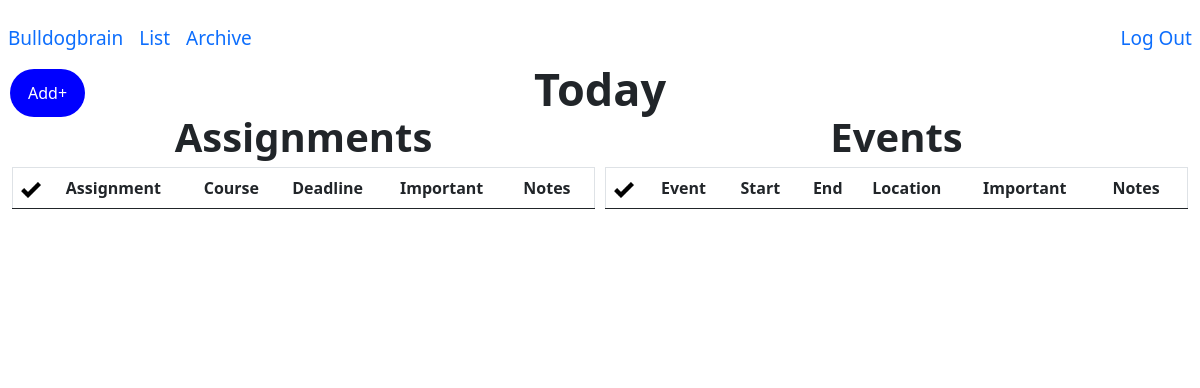
Page /urgent (signed in) on the earlier database version.
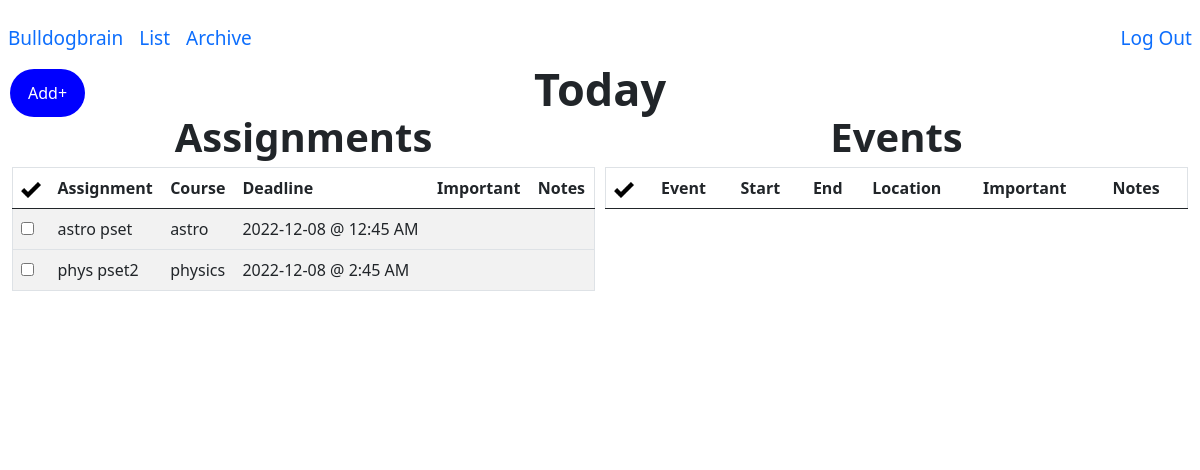
Same page on the later database version.
### tables this page shows
CREATE TABLE "assignments"(
    'id' INTEGER PRIMARY KEY AUTOINCREMENT NOT NULL, 
    'title' TEXT, 
    'course' TEXT, 
    'deadline' TEXT, 
    'importance' INTEGER, 
    'notes' TEXT, 
    'user_id' INTEGER, 'completed' INTEGER NOT NULL DEFAULT '0' CHECK (completed IN (0, 1)),
    FOREIGN KEY (user_id)
    REFERENCES users (id));

### app.py (the view)
@app.route("/urgent", methods=["GET", "POST"])
@login_required
def dayChronoligical():
    assignments = db.execute(
            "SELECT id, title, course, date(deadline) as date, CASE WHEN StrFTime('%H', deadline) % 12 = 0 THEN 12 ELSE StrFTime('%H', deadline) % 12 END || ':' || StrFTime('%M', deadline) || ' ' || CASE WHEN CAST(StrFTime('%H', deadline) AS INTEGER) > 12 THEN 'PM' ELSE 'AM' END 'time', importance, notes FROM assignments WHERE user_id = ? AND completed != 1 AND date(deadline) = date('now') ORDER BY deadline ASC", session["user_id"])
    events = db.execute(
            "SELECT event_id, title, location, start_date, CASE WHEN StrFTime('%H', start_time) % 12 = 0 THEN 12 ELSE StrFTime('%H', start_time) % 12 END || ':' || StrFTime('%M', start_time) || ' ' || CASE WHEN CAST(StrFTime('%H', start_time) AS INTEGER) > 12 THEN 'PM' ELSE 'AM' END 'start_time', end_date, CASE WHEN StrFTime('%H', end_time) % 12 = 0 THEN 12 ELSE StrFTime('%H', end_time) % 12 END || ':' || StrFTime('%M', end_time) || ' ' || CASE WHEN CAST(StrFTime('%H', end_time) AS INTEGER) > 12 THEN 'PM' ELSE 'AM' END 'end_time', importance, notes FROM events WHERE user_id = ? AND completed != 1 AND end_date = date('now') ORDER BY start_date ASC, start_time ASC", session["user_id"])
    if request.method == "POST":
        assignment_id = request.form.get("assignment_id")
        db.execute("UPDATE assignments SET completed = '1' WHERE id = ?", assignment_id)
        event_id = request.form.get("event_id")
        db.execute("UPDATE events SET completed = '1' WHERE event_id = ?", event_id)
        return redirect("/urgent")
    else:
        return render_template("/dayChronoligical.html", assignments=assignments, events=events)

### app.py (called while the page is built)
@app.after_request
def after_request(response):
    response.headers["Cache-Control"] = "no-cache, no-store, must-revalidate"
    response.headers["Expires"] = 0
    response.headers["Pragma"] = "no-cache"
    return response

### helpers.py (called while the page is built)
def login_required(f):
    @wraps(f)
    def decorated_function(*args, **kwargs):
        if session.get("user_id") is None:
            return redirect("/login")
        return f(*args, **kwargs)
    return decorated_function

### templates/dayChronoligical.html (shortened to what this page needs)
{% extends "layout.html" %}
{% block main %}
<strong style = "position: relative; top: -110px; font-size: 45px" >Today</strong>
    <div class="row">
    <div class="column">
        <strong style = "position:relative; top:-130px; font-size: 40px">Assignments</strong>
            <table style = "position:relative; top:-130px" class="table table-striped">
                <thead>
                    <tr>
                        <th><img src="static/images/checkMark.png" alt="Checkmark" width="20" height="20"></th>
                        <th>Assignment</th>
                        <th>Course</th>
                        <th>Deadline</th>
                        <th>Important</th>
                        <th>Notes</th>
                    </tr>
                </thead>
                <tbody>
                    {% for assignments in assignments %}
                    <tr>
                        <td>
                            <form id="completion" action="/urgent" method="post">
                                <input autocomplete="off" type="checkbox" id="assignment_id" name="assignment_id" value="{{ assignments.id }}" onclick="submit()" required>
                            </form>
                        </td>
                        <td>{{ assignments.title }}</td>
                        <td>{{ assignments.course }}</td>
                        <td>{{ assignments.date }} @ {{ assignments.time }}</td>
                        <td>{{ assignments.importance }}</td>
                        <td>{{ assignments.notes }}</td>
                    </tr>
                    {% endfor %}
                </tbody>
            </table>
        </div>
        <div class="column">
            <strong style = "position:relative; top:-130px; font-size: 40px">Events</strong>
            <table style = "position:relative; top:-130px" class="table table-striped">
                <thead>
                    <tr>
                        <th><img src="static/images/checkMark.png" alt="Checkmark" width="20" height="20"></th>
                        <th>Event</th>
                        <th>Start</th>
                        <th>End</th>
                        <th>Location</th>
                        <th>Important</th>
                        <th>Notes</th>
                    </tr>
                </thead>
            </table>
        </div>
    </div>
{% endblock %}

### templates/layout.html (shortened to what this page needs)
<!DOCTYPE html>
<html lang="en">
    <head>
        <link href="https://cdn.jsdelivr.net/npm/bootstrap@5.0.2/dist/css/bootstrap.min.css" rel="stylesheet">
        <link href="/static/styles.css" rel="stylesheet">
    </head>
    <body>
      <nav class="transparent navbar navbar-expand-md justify-content-center">
          <div class="collapse navbar-collapse" id="navbar">
              {% if session["user_id"] %}
                  <ul class="navbar-nav me-auto mt-2">
                    <li style="font-size: 19px" class="nav-item"><a class="nav-link" href="/urgent">Bulldogbrain</a></li>
                    <li style="font-size: 19px" class="nav-item"><a class="nav-link" href="/list">List</a></li>
                    <li style="font-size: 19px" class="nav-item"><a class="nav-link" href="/archive">Archive</a></li>
                  </ul>
                  <ul class="navbar-nav ms-auto mt-2">
                      <li style="font-size: 19px" class="nav-item"><a class="nav-link" href="/logout">Log Out</a></li>
                  </ul>
              {% else %}
                  <ul  class="navbar-nav ms-auto mt-2">
                    <li class="nav-item"><a class="nav-link" href="/homepage">BulldogBrain</a></li>
                    <li class="nav-item"><a class="nav-link" href="/register">Register</a></li>
                    <li class="nav-item"><a class="nav-link" href="/login">Log In</a></li>
                  </ul>
              {% endif %}
          </div>
    </nav>
    <div>
        {% if session["user_id"] %}
        <div class="dropdown">
            <button class="dropbtn">Add+</button>
          </div>
        {% endif %}
    </div>
        <main class="container-fluid py-5 text-center">
            {% block main %}{% endblock %}
        </main>
    </body>
</html>

### static/styles.css (style rules this page uses)
.dropbtn { background-color: #0000FF; color: white; padding: 12px 18px; font-size: 16px; border: none; border-radius: 25px; margin-left: 10px; }
.dropdown { margin: 0px 0px 0px 0px; padding: 0px 0px 0px 0px; position: relative; display: inline-block; }
* { box-sizing: border-box; margin: 0px 0px 0px 0px; padding: 0px 0px 0px 0px; }
.row { margin-left:-5px; margin-right:-5px; }
.column { float: left; width: 50%; padding: 5px; }
.row::after { content: ""; clear: both; display: table; }
table { border-collapse: collapse; border-spacing: 0; width: 100%; border: 1px solid #ddd; }
th, td { text-align: left; padding: 16px; }
tr:nth-child(even) { background-color: #f2f2f2; }
html, body, { position:fixed; top:0; bottom:0; left:0; right:0; }

Differences in the rows shown:
added assignments: title "astro pset", course "astro", date "2022-12-08", time "12:45 AM"
added assignments: title "phys pset2", course "physics", date "2022-12-08", time "2:45 AM"
